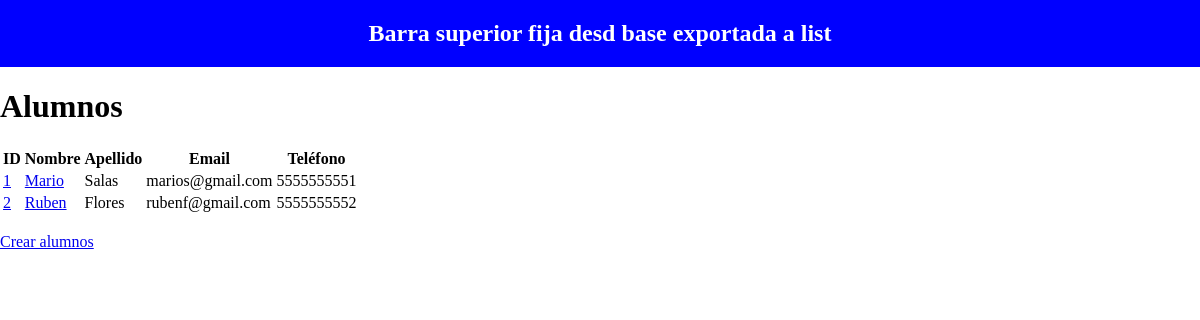
Page /myapp/alumnos/ on the earlier database version.
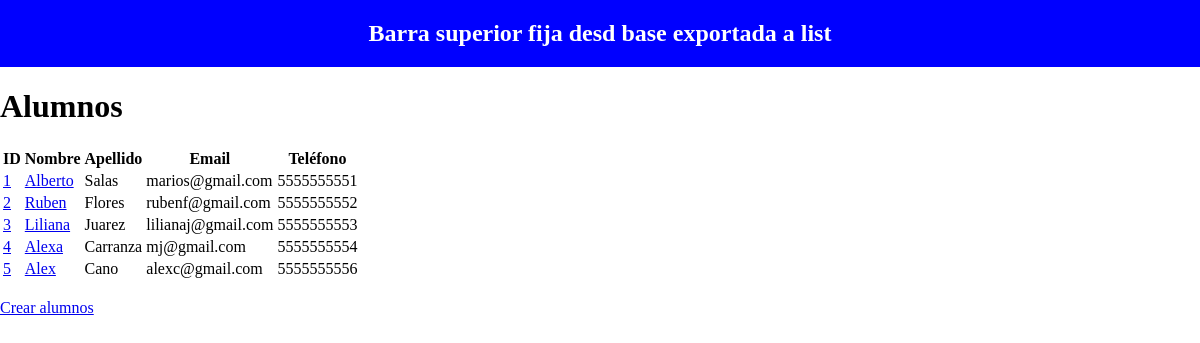
Same page on the later database version.
### myApp/models.py (models this page shows, shortened)
class Alumno(models.Model):
    first_name = models.CharField(max_length=255)
    last_name = models.CharField(max_length=255)
    email = models.EmailField(unique=True)
    phone = models.CharField(max_length=20, unique=True)
    created_at = models.DateTimeField(auto_now_add=True)
    generacion=models.ForeignKey(
        Generacion, on_delete=models.PROTECT, related_name="alumnos"
    )

### myApp/views.py (the view)
# urls.py: path("alumnos/", AlumnosList.as_view(), name="alumnos_list"),
class AlumnosList (ListView):
    model = Alumno
    template_name = "myApp/list_alumnos.html"
    context_object_name = "alumnos"

### templates/myApp/list_alumnos.html
{% extends "base.html" %}
{% load static %}
{% block title %}
    <header>
        <h1>Alumnos</h1>
    </header>
{% endblock title %}
    {% block content %}
    <table>
        <tr>
            <th>ID</th>
            <th>Nombre</th>
            <th>Apellido</th>
            <th>Email</th>
            <th>Teléfono</th>
        </tr>
        {% for alumno in alumnos %}
        <tr>
            <td>
                <a href="{% url 'myapp:alumnos_detail' pk=alumno.id %}">
                    {{alumno.id}}
                </a>
            </td>
            <td>
                <a href="{% url 'myapp:alumnos_detail' pk=alumno.id %}">{{alumno.first_name}}</a>
            </td>
            <td>{{alumno.last_name}}</td>
            <td>{{alumno.email}}</td>
            <td>{{alumno.phone}}</td>
        </tr>
        {% endfor %}
    </table>
    <br>
    <a href="{% url 'myapp:alumnos_create' %}">Crear alumnos</a>
    {% endblock content %}

### templates/base.html (shortened to what this page needs)
{% load static %}
<!DOCTYPE html>
<html lang="en">
<head>
    <link rel="stylesheet" href="{% static 'main.css' %}">
</head>
<body>
    <nav class="centrado-barra">
        <h2> Barra superior fija desd base exportada a list</h2>
    </nav>
    {% block title %}{% endblock title %}
    {% block content %}
    {% endblock content %}
</body>
</html>

### myApp/static/main.css (style rules this page uses)
body { padding: 0; margin: 0; }
.centrado-barra { display: flex; justify-content: center; align-items: center ; color:white; width: 100%; background-color: blue; }

Differences in the rows shown:
changed Alumno "Salas": first_name "Mario" → "Alberto"
added Alumno: id "3", first_name "Liliana", last_name "Juarez", email "lilianaj@gmail.com", phone "5555555553"
added Alumno: id "4", first_name "Alexa", last_name "Carranza", email "mj@gmail.com", phone "5555555554"
added Alumno: id "5", first_name "Alex", last_name "Cano", email "alexc@gmail.com", phone "5555555556"
